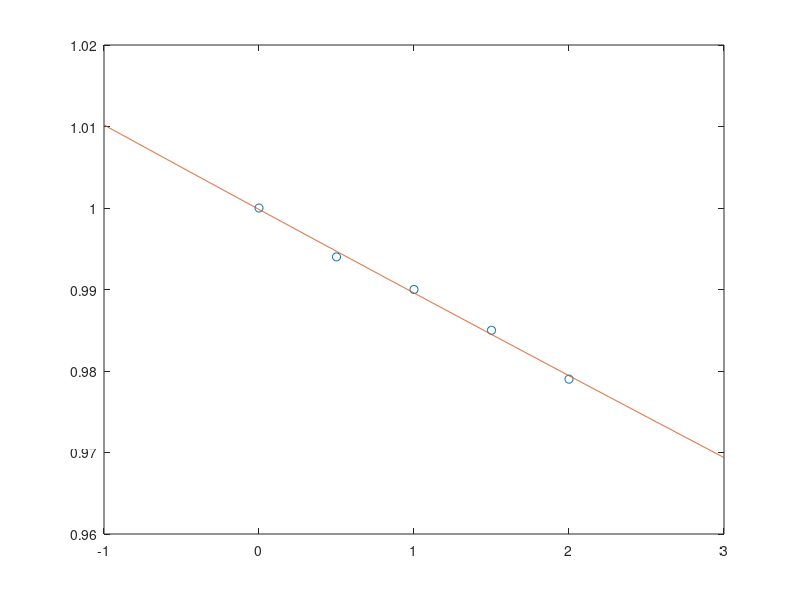

MATLAB code for this plot: (Note: this script raises an error after producing the figure.)

%% Ex1
clear;clc;

x = [-1, 0, 1, 2];
y = [-10, 2, 8, 32];

% a) poly fit
c = polyfit(x, y, 3)

% b) à faire sur papier

% c) spline en x=1/2
spline(x, y, 0.5)

%% Ex2
clear;clc;close all;

t_an = 0:0.5:2;
gamma = [1, 0.994, 0.990, 0.985, 0.979];

% a) Régression log-lin
% ln(gamma) = y = ln(a) - b*t = -b*t + c
% ou c = ln(a) <=> a = exp(c)

y = log(gamma)
coeff = polyfit(t_an, y, 1)
b = -coeff(1);
c = coeff(2);
a = exp(c)

p = @(t) a*exp(-b*t)
tt = linspace(-1, 3, 1e3);
plot(t_an, gamma, 'o', tt, p(tt), '-');

% b) exp(-b*t) = 0.5 => -b*t = ln(0.5) => t = -ln(0.5)/b
temps_demievie = -log(0.5)/b
p(temps_demievie)

%% Ex3
clear;clc;close all;

% a) Réduction d'ordre
% y1 = y
% y2 = y1' = y'
% y3 = y2' = y''

% y1(0) = 1; y2(0) = 0

% Voir fonction ex3_osc

% b) Evaluer en x = 5
clc;

% Il faut impérativement commencer à t=0 (1e-12)
% Autrement le résultat est faux
tspan_b = [1e-12, 5];

y0 = [1; 0];

[t, y] = ode45(@ex3_osc, tspan_b, y0);

y_5 = y(height(y)) % Dernier élément, comme tspan s'arrete a 5

hold on;
plot(t, y, 'o-');
legend("y", "y'");

% c) Bessel

ordre = 0;
tspan = 5;
real_value = besselj(ordre, tspan)

err_abs = y_5 - real_value
err_rel = err_abs / abs(real_value)
err_rel_pourcent = 100*err_rel
% Erreur relative de 0.000393 % 


%% Verif besselj

t = linspace(0, 5, 1e3);
y = besselj(0, t);
hold on; plot(t, y, 'g');
legend("y", "y'", "besselj");






